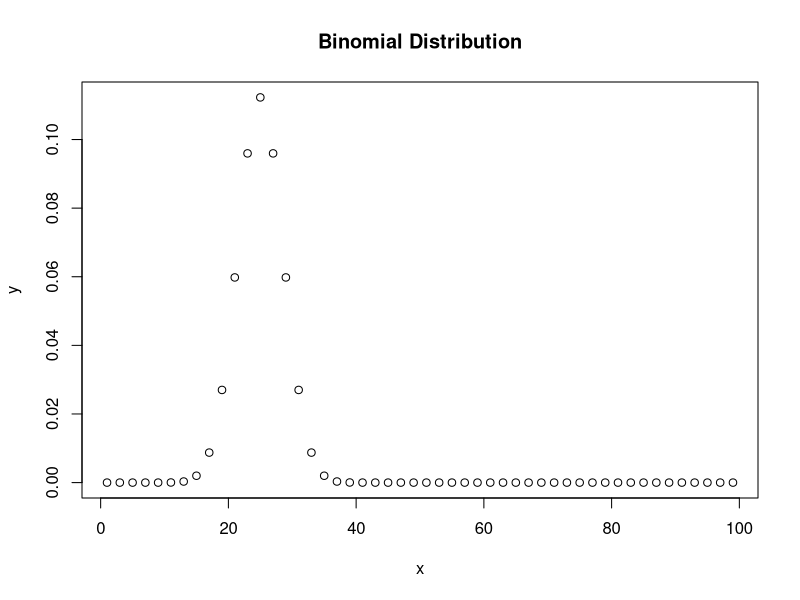

Source code (R): (Note: this script raises an error after producing the figure.)
# Binomial Distribution
x <- seq(1, 100, by = 2)
y <- dbinom(x, 50, 0.5)
print('Binomial Distribution')
print(y)
plot(x, y, main = 'Binomial Distribution')
lower <- as.integer(readline(prompt = 'Lower: '))
upper <- as.integer(readline(prompt = 'Upper: '))
bdist <- sum(dbinom(lower:upper, 100, 0.5))
print(paste('Binomial Distribution: P(', lower, '< x <', upper, ') = ', bdist))

# Normal Distribution
print('Normal Distribution')
start <- as.integer(readline(prompt = 'Start value: '))
end <- as.integer(readline(prompt = 'End value: '))
step <- as.numeric(readline(prompt = 'Step Value: '))
x <- seq(start, end, step)
m <- as.numeric(readline(prompt = 'Enter mean for the distribution: '))
s <- as.numeric(readline(prompt = 'Enter standard Deviation for the distribution: '))
y <- dnorm(x, mean = m, sd = s)
print('Normal Distribution')
print(y)
plot(x, y, main = 'Normal Distribution')
20
